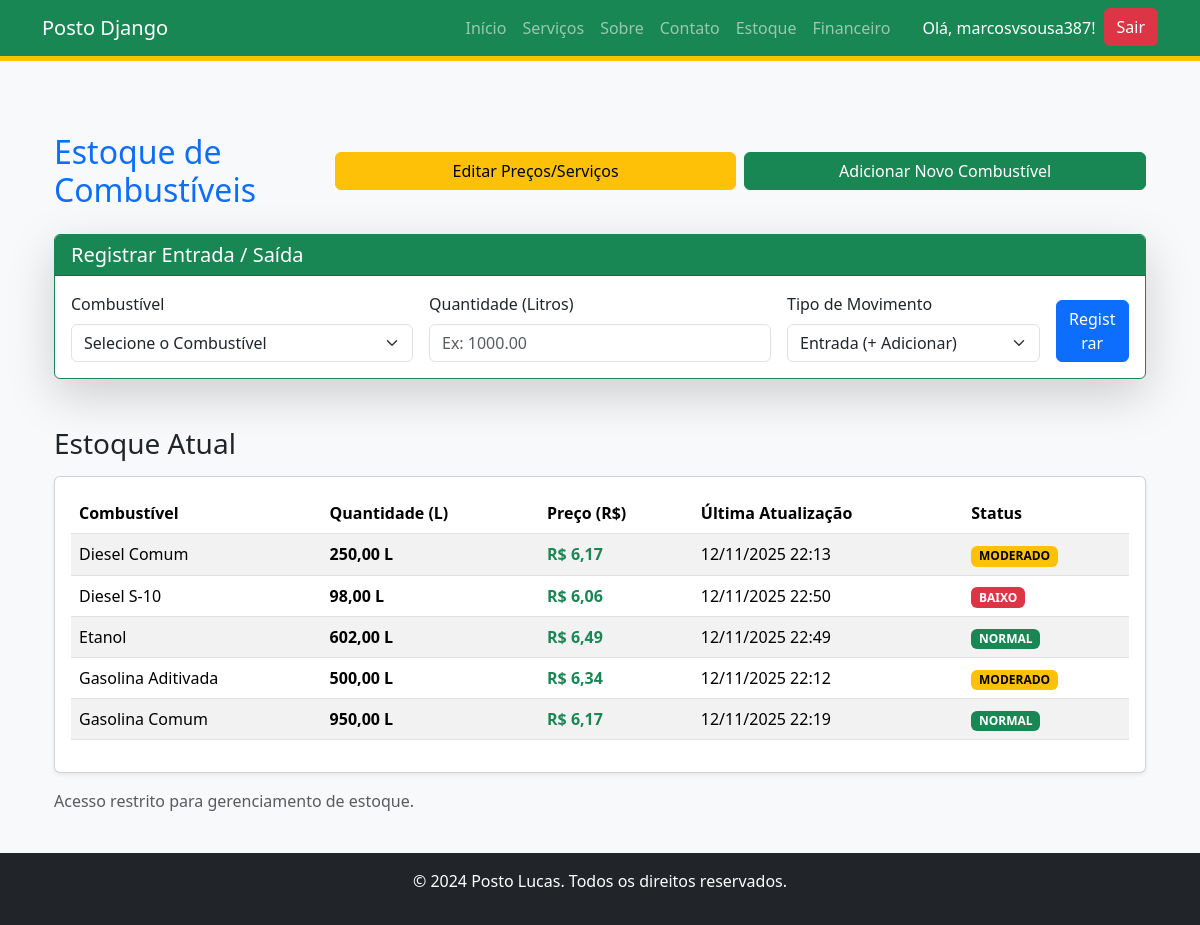
Screenshot of /gerenciamento/estoque/ (signed in) with the database file from the repository.
### apps/gerenciamento/models.py (models this page shows)
class EstoqueGasolina(models.Model):
    TIPOS_COMBUSTIVEL = [
        ('GAS_COMUM', 'Gasolina Comum'),
        ('GAS_ADITIVADA', 'Gasolina Aditivada'),
        ('DIESEL_COMUM', 'Diesel Comum'),
        ('DIESEL_S10', 'Diesel S-10'),
        ('ETANOL', 'Etanol'),
    ]
    tipo = models.CharField(
        max_length=20,
        choices=TIPOS_COMBUSTIVEL,
        unique=True, # Garante que só haverá uma linha por tipo de combustível
        verbose_name="Tipo de Combustível"
    )
    quantidade_litros = models.DecimalField(
        max_digits=10,
        decimal_places=2,
        default=0.00,
        verbose_name="Estoque (Litros)"
    )
    preco_atual_litro = models.DecimalField(
        max_digits=10,
        decimal_places=2,
        default=0.00,
        verbose_name="Preço Atual por Litro (R$)"
    )
    data_ultima_atualizacao = models.DateTimeField(
        auto_now=True,
        verbose_name="Última Atualização"
    )
    class Meta:
        verbose_name = "Estoque de Combustível"
        verbose_name_plural = "Estoque de Combustíveis"
    def __str__(self):
        return f"{self.get_tipo_display()}: {self.quantidade_litros} L - R$ {self.preco_atual_litro}/L"

### apps/gerenciamento/views.py (the view)
# urls.py: path('estoque/', views.estoque_gasolina_view, name='estoque_gasolina'),
@login_required
def estoque_gasolina_view(request):
    if not EstoqueGasolina.objects.exists():
        messages.info(request, "O estoque está vazio. Por favor, adicione o estoque inicial dos seus combustíveis.")
        return redirect('adicionar_combustivel')
    if request.method == 'POST':
        form = MovimentacaoEstoqueForm(request.POST)
        if form.is_valid():
            combustivel_pk = form.cleaned_data['combustivel'].pk
            quantidade = form.cleaned_data['quantidade']
            movimento = form.cleaned_data['movimento']
            try:
                with transaction.atomic():
                    item_estoque = EstoqueGasolina.objects.select_for_update().get(pk=combustivel_pk)
                    preco_unitario = item_estoque.preco_atual_litro
                    if movimento == 'SAIDA':
                        estoque_delta = quantidade * -1
                        if item_estoque.quantidade_litros + estoque_delta < 0:
                            messages.error(request, "ERRO: Estoque insuficiente para esta saída.")
                            return redirect('estoque_gasolina')
                    else:
                        estoque_delta = quantidade
                    item_estoque.quantidade_litros += estoque_delta
                    item_estoque.save()
                    if movimento == 'ENTRADA':
                        total = (Decimal(preco_unitario) * Decimal(quantidade))
                        RegistroCompra.objects.create(
                            combustivel=item_estoque,
                            quantidade_litros=quantidade,
                            preco_compra_litro=preco_unitario,
                            total_compra=total
                        )
                        msg_tipo = "Compra (Entrada de Estoque)"
                    elif movimento == 'SAIDA':
                        total = (Decimal(preco_unitario) * Decimal(quantidade))
                        RegistroVenda.objects.create(
                            combustivel=item_estoque,
                            quantidade_litros=quantidade,
                            preco_venda_litro=preco_unitario,
                            total_venda=total
                        )
                        msg_tipo = "Venda (Saída de Estoque)"
                    messages.success(request, f"{msg_tipo} registrada e Estoque de {item_estoque.get_tipo_display()} atualizado! ({'+' if estoque_delta > 0 else ''}{estoque_delta} L)")
            except EstoqueGasolina.DoesNotExist:
                messages.error(request, "Erro: Combustível não encontrado.")
            except Exception as e:
                messages.error(request, f"Erro inesperado ao atualizar estoque: {e}")
            return redirect('estoque_gasolina')
    else:
        form = MovimentacaoEstoqueForm()
    estoques = EstoqueGasolina.objects.all().order_by('tipo')
    context = {
        'estoques': estoques,
        'form': form,
        'titulo': 'Estoque de Combustíveis'
    }
    return render(request, 'gerenciamento/estoque_gasolina.html', context)

### apps/gerenciamento/forms.py
class MovimentacaoEstoqueForm(forms.Form):
    TIPO_MOVIMENTACAO = [
        ('ENTRADA', 'Entrada (+ Adicionar)'),
        ('SAIDA', 'Saída (- Remover)'),
    ]
    combustivel = forms.ModelChoiceField(
        queryset=EstoqueGasolina.objects.all().order_by('tipo'),
        label="Combustível",
        empty_label="Selecione o Combustível",
        widget=forms.Select(attrs={'class': 'form-select'})
    )
    quantidade = forms.DecimalField(
        label="Quantidade (Litros)",
        max_digits=10,
        decimal_places=2,
        min_value=0.01,
        widget=forms.NumberInput(attrs={'class': 'form-control', 'placeholder': 'Ex: 1000.00'})
    )
    movimento = forms.ChoiceField(
        choices=TIPO_MOVIMENTACAO,
        label="Tipo de Movimento",
        widget=forms.Select(attrs={'class': 'form-select'})
    )
    observacao = forms.CharField(
        label="Observação (Opcional)",
        required=False,
        widget=forms.TextInput(attrs={'class': 'form-control', 'placeholder': 'Ex: Recebimento de Cargas'})
    )

### templates/gerenciamento/estoque_gasolina.html (shortened to what this page needs)
{% extends "base.html" %}
{% load widget_tweaks %}
{% block content %}
<div class="container mt-5">
    <div class="d-flex flex-column flex-md-row justify-content-between align-items-start align-items-md-center mb-4">
        <h2 class="mb-3 mb-md-0 text-primary">{{ titulo }}</h2>
        <div class="d-flex gap-2 w-100 w-md-auto">
            <a href="{% url 'edit_combustiveis' %}" class="btn btn-warning w-50 w-md-auto">
                 <span class="d-none d-md-inline">Editar Preços/Serviços</span>
            </a>
            <a href="{% url 'adicionar_combustivel' %}" class="btn btn-success w-50 w-md-auto">
                 <span class="d-none d-md-inline">Adicionar Novo Combustível</span>
            </a>
        </div>
    </div>
    <div class="card shadow-lg mb-5 border-success">
        <div class="card-header bg-success text-white">
            <h5 class="mb-0">Registrar Entrada / Saída</h5>
        </div>
        <div class="card-body">
            <form method="POST" action="{% url 'estoque_gasolina' %}">
                <div class="row g-3">
                    <div class="col-12 col-md-4">
                        <label for="{{ form.combustivel.id_for_label }}" class="form-label">
                            {{ form.combustivel.label }}
                        </label>
                        {% render_field form.combustivel class="form-select" %}
                    </div>
                    <div class="col-12 col-md-4">
                        <label for="{{ form.quantidade.id_for_label }}" class="form-label">
                            {{ form.quantidade.label }}
                        </label>
                        {% render_field form.quantidade class="form-control" type="number" step="0.01" min="0" %}
                    </div>
                    <div class="col-12 col-md-3">
                        <label for="{{ form.movimento.id_for_label }}" class="form-label">
                            {{ form.movimento.label }}
                        </label>
                        {% render_field form.movimento class="form-select" %}
                    </div>
                    <div class="col-12 col-md-1 d-flex align-items-end">
                        <button type="submit" class="btn btn-primary w-100">
                            Registrar
                        </button>
                    </div>
                </div>
            </form>
        </div>
    </div>
    <h3 class="mb-3">Estoque Atual</h3>
    <div class="card shadow-sm">
        <div class="card-body">
            {% if estoques %}
            <div class="table-responsive">
                <table class="table table-hover table-striped">
                    <thead class="bg-light">
                        <tr>
                            <th scope="col">Combustível</th>
                            <th scope="col">Quantidade (L)</th>
                            <th scope="col" class="text-nowrap">Preço (R$)</th>
                            <th scope="col" class="text-nowrap">Última Atualização</th>
                            <th scope="col">Status</th>
                        </tr>
                    </thead>
                    <tbody>
                        {% for item in estoques %}
                        <tr>
                            <td>{{ item.get_tipo_display }}</td>
                            <td>
                                <strong>{{ item.quantidade_litros|floatformat:2 }} L</strong>
                            </td>
                            <td>
                                <strong class="text-success">R$ {{ item.preco_atual_litro|floatformat:2 }}</strong>
                            </td>
                            <td>{{ item.data_ultima_atualizacao|date:"d/m/Y H:i" }}</td>
                            <td>
                                {% if item.quantidade_litros <= 100 %}
                                <span class="badge text-bg-danger">BAIXO</span>
                                {% elif item.quantidade_litros <= 500 %}
                                <span class="badge text-bg-warning">MODERADO</span>
                                {% else %}
                                <span class="badge text-bg-success">NORMAL</span>
                                {% endif %}
                            </td>
                        </tr>
                        {% endfor %}
                    </tbody>
                </table>
            </div>
            {% else %}
            <div class="alert alert-info" role="alert">
                Nenhum item de estoque encontrado. <a href="{% url 'adicionar_combustivel' %}" class="alert-link">Clique aqui para adicionar o primeiro.</a>
            </div>
            {% endif %}
        </div>
    </div>
    <div class="mt-3">
        <p class="text-muted">Acesso restrito para gerenciamento de estoque.</p>
    </div>
</div>
{% endblock %}

### templates/base.html (shortened to what this page needs)
{% load static %}
<!DOCTYPE html>
<html lang="pt-br">
<head>
    <link href="https://cdn.jsdelivr.net/npm/bootstrap@5.3.3/dist/css/bootstrap.min.css" rel="stylesheet">
    <link rel="stylesheet" href="{% static 'css/style.css' %}">
</head>
<body>
    <nav class="navbar navbar-expand-lg navbar-dark bg-success">
        <div class="container">
            <a class="navbar-brand" href="{% url 'home' %}">Posto Django</a>
            <div class="collapse navbar-collapse" id="navbarNav">
                <ul class="navbar-nav ms-auto">
                    <li class="nav-item"><a class="nav-link" href="{% url 'home' %}">Início</a></li>
                    <li class="nav-item"><a class="nav-link" href="{% url 'lista_servicos' %}">Serviços</a></li>
                    <li class="nav-item"><a class="nav-link" href="{% url 'sobre' %}">Sobre</a></li>
                    {% if user.is_authenticated %}
                        <li class="nav-item">
                            <a class="nav-link" href="{% url 'contato' %}">Contato</a>
                        </li>
                        <li class="nav-item"><a class="nav-link" href="{% url 'estoque_gasolina' %}">Estoque</a></li>
                        <li class="nav-item"><a class="nav-link" href="{% url 'financeiro' %}">Financeiro</a></li>
                        <li class="nav-item ms-3"><span class="nav-link text-white">Olá, {{ user.username }}!</span></li>
                        <li class="nav-item">
                            <a class="btn btn-danger"
                                href="#"
                                role="button"
                                data-bs-toggle="modal"
                                data-bs-target="#logoutModal"
                                onclick="event.preventDefault();">
                                Sair
                            </a>
                        </li>
                    {% endif %}
                </ul>
            </div>
        </div>
    </nav>
    <main class="container my-4">
        {% block content %}
        {% endblock %}
    </main>
    <footer class="bg-dark text-white text-center py-3 mt-auto">
        <p>&copy; 2024 Posto Lucas. Todos os direitos reservados.</p>
    </footer>
</body>
</html>

### static/css/style.css (style rules this page uses)
body { background-color: #f8f9fa; min-height: 100vh; display: flex; flex-direction: column; }
.navbar { border-bottom: 5px solid #ffc107; }
main { flex-grow: 1; }

### rows the page displays
EstoqueGasolina: tipo "Diesel Comum", quantidade_litros "250,00", preco_atual_litro "6,17", data_ultima_atualizacao "12/11/2025 22:13", shows "MODERADO"
EstoqueGasolina: tipo "Diesel S-10", quantidade_litros "98,00", preco_atual_litro "6,06", data_ultima_atualizacao "12/11/2025 22:50", shows "BAIXO"
EstoqueGasolina: tipo "Etanol", quantidade_litros "602,00", preco_atual_litro "6,49", data_ultima_atualizacao "12/11/2025 22:49", shows "NORMAL"
EstoqueGasolina: tipo "Gasolina Aditivada", quantidade_litros "500,00", preco_atual_litro "6,34", data_ultima_atualizacao "12/11/2025 22:12", shows "MODERADO"
EstoqueGasolina: tipo "Gasolina Comum", quantidade_litros "950,00", preco_atual_litro "6,17", data_ultima_atualizacao "12/11/2025 22:19", shows "NORMAL"

### other values shown
{{ user.username }} "marcosvsousa387"
{{ titulo }} "Estoque de Combustíveis"
